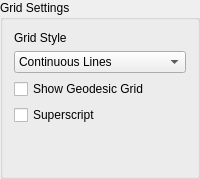
                 <widget class="QGroupBox" name="gbGridSettings">
                  <property name="title">
                   <string>Grid Settings</string>
                  </property>
                  <layout class="QGridLayout" name="gridLayout_18">
                   <item row="0" column="0">
                    <layout class="QVBoxLayout" name="verticalLayout_15">
                     <item>
                      <layout class="QVBoxLayout" name="verticalLayout_3">
                       <item>
                        <widget class="QLabel" name="lbGridStyle">
                         <property name="text">
                          <string>Grid Style</string>
                         </property>
                         <property name="wordWrap">
                          <bool>false</bool>
                         </property>
                        </widget>
                       </item>
                       <item>
                        <widget class="QComboBox" name="cmbGridStyle">
                         <property name="currentIndex">
                          <number>0</number>
                         </property>
                         <item>
                          <property name="text">
                           <string>Continuous Lines</string>
                          </property>
                         </item>
                         <item>
                          <property name="text">
                           <string>Cross Lines</string>
                          </property>
                         </item>
                        </widget>
                       </item>
                       <item>
                        <widget class="QCheckBox" name="chkShowGeodesic">
                         <property name="text">
                          <string>Show Geodesic Grid</string>
                         </property>
                        </widget>
                       </item>
                       <item>
                        <widget class="QCheckBox" name="chkSuperscriptGeoText">
                         <property name="text">
                          <string>Superscript</string>
                         </property>
                        </widget>
                       </item>
                      </layout>
                     </item>
                     <item>
                      <spacer name="verticalSpacer_5">
                       <property name="orientation">
                        <enum>Qt::Vertical</enum>
                       </property>
                       <property name="sizeHint" stdset="0">
                        <size>
                         <width>20</width>
                         <height>40</height>
                        </size>
                       </property>
                      </spacer>
                     </item>
                    </layout>
                   </item>
                  </layout>
                 </widget>
